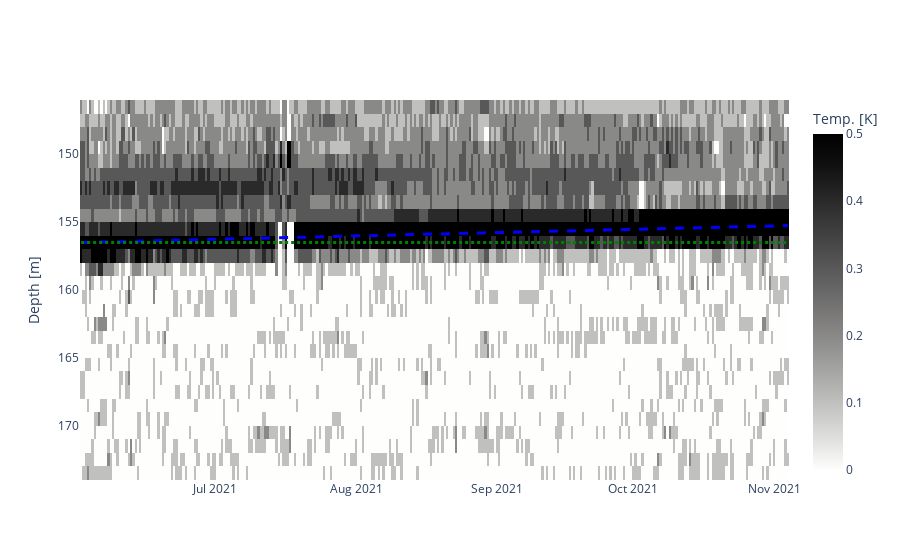

Notebook code for this chart:
### Code cell
# Calc diff and determine linear curve at that plot
all_diff_columns=[]
number_of_averages=1
for x in resample_data.columns[:-number_of_averages*2]:
    noa=number_of_averages
    x_index=x-resample_data.columns[0]
    col1=resample_data.columns[x_index:x_index+noa]
    col2=resample_data.columns[x_index+noa:x_index+2*noa]
    diff_colum=resample_data[col2].mean(axis=1) - resample_data[col1].mean(axis=1)
    #diff_colum=resample_data[x] - resample_data[x+1]

    all_diff_columns.append(diff_colum)

df_diff=pd.concat(all_diff_columns,axis=1)
df_diff.columns=resample_data.columns[:-number_of_averages*2]+number_of_averages+0.5
df_diff=round(df_diff,1)

# Plot and save
plot_water_rise(df_diff,plot_save=masterthesis_save,linear_curve=[156.5,0.008],title="Diff.",zminmax=[0,0.5],data_type="chan58",show_additional_water_level_info=False)

### Figure 1 — Plotly figure (JSON) as saved in the notebook; plotly's stock layout.template omitted (floating-point values rounded to 4 significant figures; data arrays with more than 128 entries replaced by an {"elided": "..."} marker saying what was removed)
{"data": [{"colorbar": {"title": {"text": "Temp. [K]"}}, "colorscale": [[0, "rgb(0, 0, 0)"], [0.09091, "rgb(16, 16, 16)"], [0.1818, "rgb(38, 38, 38)"], [0.2727, "rgb(59, 59, 59)"], [0.3636, "rgb(81, 80, 80)"], [0.4545, "rgb(102, 101, 101)"], [0.5455, "rgb(124, 123, 122)"], [0.6364, "rgb(146, 146, 145)"], [0.7273, "rgb(171, 171, 170)"], [0.8182, "rgb(197, 197, 195)"], [0.9091, "rgb(224, 224, 223)"], [1, "rgb(254, 254, 253)"]], "name": "Temperature Diff.", "reversescale": true, "type": "heatmap", "x": {"elided": "312 str values"}, "y": [146.5, 147.5, 148.5, 149.5, 150.5, 151.5, 152.5, 153.5, 154.5, 155.5, 156.5, 157.5, 158.5, 159.5, 160.5, 161.5, 162.5, 163.5, 164.5, 165.5, 166.5, 167.5, 168.5, 169.5, 170.5, 171.5, 172.5, 173.5], "yaxis": "y", "z": {"elided": "28x312 float values"}, "zmax": 0.5, "zmin": 0}, {"fillcolor": "blue", "line": {"color": "blue", "dash": "dash", "width": 3}, "name": "line fit", "type": "scatter", "x": {"elided": "312 str values"}, "xaxis": "x", "y": {"elided": "312 float values"}, "yaxis": "y"}, {"fillcolor": "black", "line": {"color": "green", "dash": "dot", "width": 3}, "name": "line horizontal", "type": "scatter", "x": {"elided": "312 str values"}, "xaxis": "x", "y": {"elided": "312 float values"}, "yaxis": "y"}], "layout": {"showlegend": false, "xaxis": {"anchor": "y", "domain": [0, 1]}, "yaxis": {"anchor": "x", "autorange": "reversed", "domain": [0, 1], "title": {"text": "Depth [m]"}}}}
